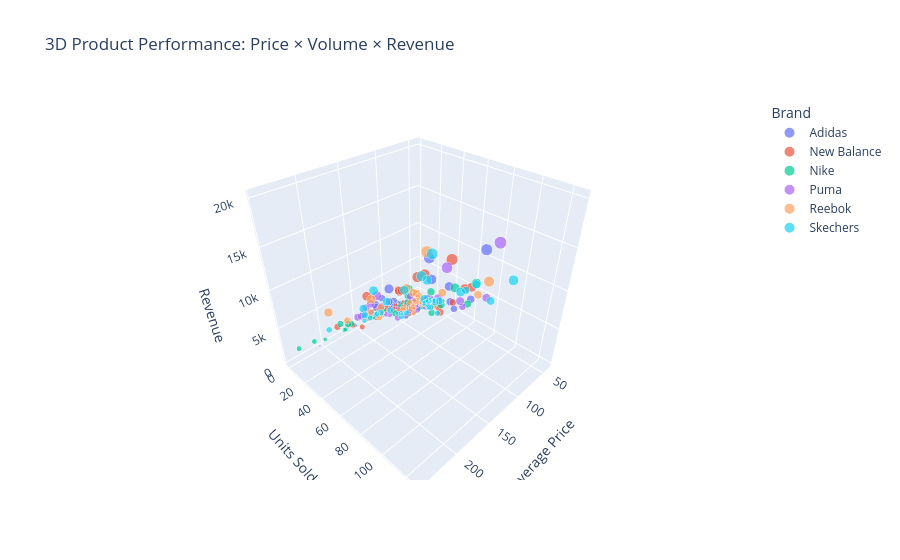

The code cell stored with this chart in its notebook:
### Code cell
product_perf = df.groupby(['Brand', 'Shoe_Type', 'Color']).agg({
    'Price_$': 'mean',
    'Units_Sold': 'sum',
    'Revenue_USD': 'sum'
}).reset_index()

fig = px.scatter_3d(product_perf, 
                     x='Price_$', 
                     y='Units_Sold', 
                     z='Revenue_USD',
                     color='Brand',
                     size='Revenue_USD',
                     hover_data=['Shoe_Type', 'Color'],
                     title='3D Product Performance: Price × Volume × Revenue',
                     labels={'Price_$': 'Avg Price', 
                            'Units_Sold': 'Total Units', 
                            'Revenue_USD': 'Total Revenue'})
fig.update_layout(scene=dict(
    xaxis_title='Average Price',
    yaxis_title='Units Sold',
    zaxis_title='Revenue'
))
fig.show()

### Figure 1 — Plotly figure (JSON) as saved in the notebook; plotly's stock layout.template omitted (floating-point values rounded to 4 significant figures)
{"data": [{"customdata": [["Boots", "Black"], ["Boots", "Blue"], ["Boots", "Green"], ["Boots", "Grey"], ["Boots", "Red"], ["Boots", "White"], ["Casual", "Black"], ["Casual", "Blue"], ["Casual", "Green"], ["Casual", "Grey"], ["Casual", "Red"], ["Casual", "White"], ["Formal", "Black"], ["Formal", "Blue"], ["Formal", "Green"], ["Formal", "Grey"], ["Formal", "Red"], ["Formal", "White"], ["Running", "Black"], ["Running", "Blue"], ["Running", "Green"], ["Running", "Grey"], ["Running", "Red"], ["Running", "White"], ["Sneakers", "Black"], ["Sneakers", "Blue"], ["Sneakers", "Green"], ["Sneakers", "Grey"], ["Sneakers", "Red"], ["Sneakers", "White"], ["Sports", "Black"], ["Sports", "Blue"], ["Sports", "Green"], ["Sports", "Grey"], ["Sports", "Red"], ["Sports", "White"]], "hovertemplate": "Brand=Adidas<br>Avg Price=%{x}<br>Total Units=%{y}<br>Total Revenue=%{marker.size}<br>Shoe_Type=%{customdata[0]}<br>Color=%{customdata[1]}<extra></extra>", "legendgroup": "Adidas", "marker": {"color": "#636efa", "size": [1466.0, 8764.0, 13580.0, 5116.0, 11240.0, 10020.0, 2169.0, 8021.0, 9397.0, 7726.0, 5933.0, 1500.0, 7728.0, 3976.0, 9441.0, 9256.0, 1197.0, 6956.0, 6682.0, 3567.0, 2948.0, 6627.0, 16260.0, 1741.0, 8659.0, 7987.0, 11960.0, 8561.0, 8530.0, 17980.0, 4897.0, 8199.0, 6637.0, 5319.0, 1281.0, 5718.0], "sizemode": "area", "sizeref": 50.32, "symbol": "circle"}, "mode": "markers", "name": "Adidas", "scene": "scene", "showlegend": true, "type": "scatter3d", "x": [58.87, 180.7, 157.3, 160.8, 128.2, 173.4, 166.9, 127.0, 166.4, 131.3, 124.0, 134.6, 159.0, 127.6, 138.9, 149.7, 41.3, 183.8, 128.4, 100.7, 94.39, 104.8, 164.3, 62.54, 119.5, 141.6, 179.9, 99.9, 176.5, 142.3, 137.0, 161.9, 147.7, 95.96, 106.7, 98.14], "y": [25, 50, 83, 29, 81, 61, 13, 63, 62, 53, 51, 10, 47, 42, 73, 63, 28, 38, 56, 32, 32, 74, 85, 26, 78, 55, 62, 85, 46, 112, 33, 51, 31, 48, 20, 55], "z": [1466.0, 8764.0, 13580.0, 5116.0, 11240.0, 10020.0, 2169.0, 8021.0, 9397.0, 7726.0, 5933.0, 1500.0, 7728.0, 3976.0, 9441.0, 9256.0, 1197.0, 6956.0, 6682.0, 3567.0, 2948.0, 6627.0, 16260.0, 1741.0, 8659.0, 7987.0, 11960.0, 8561.0, 8530.0, 17980.0, 4897.0, 8199.0, 6637.0, 5319.0, 1281.0, 5718.0]}, {"customdata": [["Boots", "Black"], ["Boots", "Blue"], ["Boots", "Green"], ["Boots", "Grey"], ["Boots", "Red"], ["Boots", "White"], ["Casual", "Black"], ["Casual", "Blue"], ["Casual", "Green"], ["Casual", "Grey"], ["Casual", "Red"], ["Casual", "White"], ["Formal", "Black"], ["Formal", "Blue"], ["Formal", "Green"], ["Formal", "Grey"], ["Formal", "Red"], ["Formal", "White"], ["Running", "Black"], ["Running", "Blue"], ["Running", "Green"], ["Running", "Grey"], ["Running", "Red"], ["Running", "White"], ["Sneakers", "Black"], ["Sneakers", "Blue"], ["Sneakers", "Green"], ["Sneakers", "Grey"], ["Sneakers", "Red"], ["Sneakers", "White"], ["Sports", "Black"], ["Sports", "Blue"], ["Sports", "Green"], ["Sports", "Grey"], ["Sports", "Red"], ["Sports", "White"]], "hovertemplate": "Brand=New Balance<br>Avg Price=%{x}<br>Total Units=%{y}<br>Total Revenue=%{marker.size}<br>Shoe_Type=%{customdata[0]}<br>Color=%{customdata[1]}<extra></extra>", "legendgroup": "New Balance", "marker": {"color": "#EF553B", "size": [8195.0, 17840.0, 3755.0, 11560.0, 7171.0, 5698.0, 8367.0, 7547.0, 458.4, 11010.0, 6888.0, 5065.0, 5817.0, 8164.0, 7608.0, 15120.0, 6663.0, 7245.0, 2930.0, 5105.0, 10470.0, 11730.0, 4128.0, 4468.0, 5061.0, 6632.0, 14240.0, 7140.0, 6231.0, 11180.0, 2618.0, 11800.0, 3574.0, 3967.0, 4132.0, 2044.0], "sizemode": "area", "sizeref": 50.32, "symbol": "circle"}, "mode": "markers", "name": "New Balance", "scene": "scene", "showlegend": true, "type": "scatter3d", "x": [174.9, 172.2, 119.8, 123.7, 125.3, 207.1, 138.4, 136.9, 102.0, 165.9, 99.8, 122.1, 127.9, 129.7, 165.8, 180.5, 166.0, 126.5, 102.4, 139.3, 158.9, 119.4, 185.4, 157.4, 132.7, 138.5, 162.9, 153.2, 135.9, 195.9, 97.36, 173.9, 89.71, 175.8, 182.2, 69.19], "y": [49, 105, 40, 91, 73, 28, 56, 55, 8, 61, 70, 36, 45, 74, 48, 86, 44, 54, 33, 37, 59, 94, 22, 31, 35, 49, 81, 52, 54, 53, 29, 67, 45, 29, 24, 25], "z": [8195.0, 17840.0, 3755.0, 11560.0, 7171.0, 5698.0, 8367.0, 7547.0, 458.4, 11010.0, 6888.0, 5065.0, 5817.0, 8164.0, 7608.0, 15120.0, 6663.0, 7245.0, 2930.0, 5105.0, 10470.0, 11730.0, 4128.0, 4468.0, 5061.0, 6632.0, 14240.0, 7140.0, 6231.0, 11180.0, 2618.0, 11800.0, 3574.0, 3967.0, 4132.0, 2044.0]}, {"customdata": [["Boots", "Black"], ["Boots", "Blue"], ["Boots", "Green"], ["Boots", "Grey"], ["Boots", "Red"], ["Boots", "White"], ["Casual", "Black"], ["Casual", "Blue"], ["Casual", "Green"], ["Casual", "Grey"], ["Casual", "Red"], ["Casual", "White"], ["Formal", "Black"], ["Formal", "Blue"], ["Formal", "Green"], ["Formal", "Grey"], ["Formal", "Red"], ["Formal", "White"], ["Running", "Black"], ["Running", "Blue"], ["Running", "Green"], ["Running", "Grey"], ["Running", "Red"], ["Running", "White"], ["Sneakers", "Black"], ["Sneakers", "Blue"], ["Sneakers", "Green"], ["Sneakers", "Grey"], ["Sneakers", "Red"], ["Sneakers", "White"], ["Sports", "Black"], ["Sports", "Blue"], ["Sports", "Green"], ["Sports", "Grey"], ["Sports", "Red"], ["Sports", "White"]], "hovertemplate": "Brand=Nike<br>Avg Price=%{x}<br>Total Units=%{y}<br>Total Revenue=%{marker.size}<br>Shoe_Type=%{customdata[0]}<br>Color=%{customdata[1]}<extra></extra>", "legendgroup": "Nike", "marker": {"color": "#00cc96", "size": [5963.0, 3220.0, 6361.0, 8217.0, 8602.0, 1617.0, 3808.0, 3444.0, 2733.0, 5373.0, 7016.0, 3939.0, 3206.0, 3642.0, 11850.0, 6356.0, 112.9, 3904.0, 3620.0, 8563.0, 5032.0, 5857.0, 6420.0, 499.3, 8956.0, 7921.0, 8536.0, 12950.0, 3164.0, 6386.0, 2289.0, 4065.0, 2750.0, 5243.0, 7491.0, 3670.0], "sizemode": "area", "sizeref": 50.32, "symbol": "circle"}, "mode": "markers", "name": "Nike", "scene": "scene", "showlegend": true, "type": "scatter3d", "x": [150.1, 152.9, 200.8, 104.8, 150.2, 73.08, 154.5, 70.59, 98.61, 191.2, 129.8, 85.25, 83.79, 103.0, 132.7, 124.7, 112.9, 116.7, 226.2, 163.5, 124.7, 203.0, 159.0, 154.1, 136.4, 122.5, 119.4, 125.7, 187.6, 120.8, 208.1, 85.57, 183.3, 128.6, 131.8, 244.7], "y": [46, 20, 35, 85, 59, 19, 25, 45, 30, 30, 59, 42, 42, 40, 88, 65, 1, 35, 16, 50, 44, 28, 40, 3, 51, 72, 61, 100, 18, 52, 11, 45, 15, 37, 47, 15], "z": [5963.0, 3220.0, 6361.0, 8217.0, 8602.0, 1617.0, 3808.0, 3444.0, 2733.0, 5373.0, 7016.0, 3939.0, 3206.0, 3642.0, 11850.0, 6356.0, 112.9, 3904.0, 3620.0, 8563.0, 5032.0, 5857.0, 6420.0, 499.3, 8956.0, 7921.0, 8536.0, 12950.0, 3164.0, 6386.0, 2289.0, 4065.0, 2750.0, 5243.0, 7491.0, 3670.0]}, {"customdata": [["Boots", "Black"], ["Boots", "Blue"], ["Boots", "Green"], ["Boots", "Grey"], ["Boots", "Red"], ["Boots", "White"], ["Casual", "Black"], ["Casual", "Blue"], ["Casual", "Green"], ["Casual", "Grey"], ["Casual", "Red"], ["Casual", "White"], ["Formal", "Black"], ["Formal", "Blue"], ["Formal", "Green"], ["Formal", "Grey"], ["Formal", "Red"], ["Formal", "White"], ["Running", "Black"], ["Running", "Blue"], ["Running", "Green"], ["Running", "Grey"], ["Running", "Red"], ["Running", "White"], ["Sneakers", "Black"], ["Sneakers", "Blue"], ["Sneakers", "Green"], ["Sneakers", "Grey"], ["Sneakers", "Red"], ["Sneakers", "White"], ["Sports", "Black"], ["Sports", "Blue"], ["Sports", "Green"], ["Sports", "Grey"], ["Sports", "Red"], ["Sports", "White"]], "hovertemplate": "Brand=Puma<br>Avg Price=%{x}<br>Total Units=%{y}<br>Total Revenue=%{marker.size}<br>Shoe_Type=%{customdata[0]}<br>Color=%{customdata[1]}<extra></extra>", "legendgroup": "Puma", "marker": {"color": "#ab63fa", "size": [9358.0, 9915.0, 7392.0, 6728.0, 3905.0, 3757.0, 20130.0, 1204.0, 8050.0, 815.2, 7930.0, 2892.0, 9526.0, 9794.0, 6925.0, 2133.0, 4374.0, 4753.0, 7630.0, 6932.0, 3225.0, 415.7, 8122.0, 4791.0, 8852.0, 7004.0, 4355.0, 11780.0, 7452.0, 3953.0, 8029.0, 16540.0, 484.7, 1232.0, 8370.0, 5000.0], "sizemode": "area", "sizeref": 50.32, "symbol": "circle"}, "mode": "markers", "name": "Puma", "scene": "scene", "showlegend": true, "type": "scatter3d", "x": [159.2, 153.6, 129.8, 185.7, 138.5, 102.9, 157.9, 100.2, 183.0, 102.2, 124.6, 134.3, 97.45, 123.5, 98.3, 136.8, 105.9, 106.8, 195.8, 121.4, 92.64, 207.8, 137.5, 125.5, 181.5, 149.3, 114.5, 193.8, 165.1, 141.2, 123.4, 168.4, 82.92, 72.62, 120.7, 145.2], "y": [72, 72, 48, 37, 32, 37, 126, 13, 41, 7, 61, 21, 96, 88, 78, 15, 40, 37, 42, 60, 28, 2, 67, 44, 45, 40, 37, 61, 43, 30, 67, 100, 7, 20, 68, 45], "z": [9358.0, 9915.0, 7392.0, 6728.0, 3905.0, 3757.0, 20130.0, 1204.0, 8050.0, 815.2, 7930.0, 2892.0, 9526.0, 9794.0, 6925.0, 2133.0, 4374.0, 4753.0, 7630.0, 6932.0, 3225.0, 415.7, 8122.0, 4791.0, 8852.0, 7004.0, 4355.0, 11780.0, 7452.0, 3953.0, 8029.0, 16540.0, 484.7, 1232.0, 8370.0, 5000.0]}, {"customdata": [["Boots", "Black"], ["Boots", "Blue"], ["Boots", "Grey"], ["Boots", "Red"], ["Boots", "White"], ["Casual", "Black"], ["Casual", "Blue"], ["Casual", "Green"], ["Casual", "Grey"], ["Casual", "Red"], ["Casual", "White"], ["Formal", "Black"], ["Formal", "Blue"], ["Formal", "Green"], ["Formal", "Grey"], ["Formal", "Red"], ["Formal", "White"], ["Running", "Black"], ["Running", "Blue"], ["Running", "Green"], ["Running", "Grey"], ["Running", "Red"], ["Running", "White"], ["Sneakers", "Black"], ["Sneakers", "Blue"], ["Sneakers", "Green"], ["Sneakers", "Grey"], ["Sneakers", "Red"], ["Sneakers", "White"], ["Sports", "Black"], ["Sports", "Blue"], ["Sports", "Green"], ["Sports", "Grey"], ["Sports", "Red"], ["Sports", "White"]], "hovertemplate": "Brand=Reebok<br>Avg Price=%{x}<br>Total Units=%{y}<br>Total Revenue=%{marker.size}<br>Shoe_Type=%{customdata[0]}<br>Color=%{customdata[1]}<extra></extra>", "legendgroup": "Reebok", "marker": {"color": "#FFA15A", "size": [3699.0, 9230.0, 7160.0, 6510.0, 11290.0, 4532.0, 1866.0, 18510.0, 14840.0, 5414.0, 5335.0, 8925.0, 4514.0, 6710.0, 1742.0, 8191.0, 10500.0, 8172.0, 4640.0, 7515.0, 4697.0, 521.6, 12120.0, 6558.0, 4474.0, 6937.0, 4761.0, 9581.0, 7492.0, 6263.0, 8377.0, 10060.0, 3212.0, 3522.0, 958.0], "sizemode": "area", "sizeref": 50.32, "symbol": "circle"}, "mode": "markers", "name": "Reebok", "scene": "scene", "showlegend": true, "type": "scatter3d", "x": [102.9, 119.5, 177.3, 169.8, 197.1, 126.8, 76.31, 186.1, 138.7, 130.9, 103.8, 92.29, 148.2, 114.7, 95.2, 150.9, 232.3, 138.6, 97.93, 167.0, 115.5, 86.93, 169.6, 199.1, 99.93, 174.2, 113.7, 143.3, 128.8, 118.8, 132.8, 149.0, 110.4, 158.9, 130.1], "y": [34, 71, 41, 42, 58, 38, 25, 96, 114, 42, 55, 87, 30, 57, 22, 63, 45, 59, 35, 44, 42, 6, 70, 33, 46, 47, 37, 62, 58, 53, 58, 63, 39, 22, 6], "z": [3699.0, 9230.0, 7160.0, 6510.0, 11290.0, 4532.0, 1866.0, 18510.0, 14840.0, 5414.0, 5335.0, 8925.0, 4514.0, 6710.0, 1742.0, 8191.0, 10500.0, 8172.0, 4640.0, 7515.0, 4697.0, 521.6, 12120.0, 6558.0, 4474.0, 6937.0, 4761.0, 9581.0, 7492.0, 6263.0, 8377.0, 10060.0, 3212.0, 3522.0, 958.0]}, {"customdata": [["Boots", "Black"], ["Boots", "Blue"], ["Boots", "Green"], ["Boots", "Grey"], ["Boots", "Red"], ["Boots", "White"], ["Casual", "Black"], ["Casual", "Blue"], ["Casual", "Green"], ["Casual", "Grey"], ["Casual", "Red"], ["Formal", "Black"], ["Formal", "Blue"], ["Formal", "Green"], ["Formal", "Grey"], ["Formal", "Red"], ["Formal", "White"], ["Running", "Black"], ["Running", "Blue"], ["Running", "Green"], ["Running", "Grey"], ["Running", "Red"], ["Running", "White"], ["Sneakers", "Black"], ["Sneakers", "Blue"], ["Sneakers", "Green"], ["Sneakers", "Grey"], ["Sneakers", "Red"], ["Sneakers", "White"], ["Sports", "Black"], ["Sports", "Blue"], ["Sports", "Green"], ["Sports", "Grey"], ["Sports", "Red"], ["Sports", "White"]], "hovertemplate": "Brand=Skechers<br>Avg Price=%{x}<br>Total Units=%{y}<br>Total Revenue=%{marker.size}<br>Shoe_Type=%{customdata[0]}<br>Color=%{customdata[1]}<extra></extra>", "legendgroup": "Skechers", "marker": {"color": "#19d3f3", "size": [7535.0, 6123.0, 5804.0, 17650.0, 5143.0, 11000.0, 9357.0, 3492.0, 1733.0, 8316.0, 8419.0, 4698.0, 11670.0, 15590.0, 3613.0, 8769.0, 3040.0, 8918.0, 4151.0, 8105.0, 12010.0, 10780.0, 10450.0, 4602.0, 13930.0, 3485.0, 4829.0, 4210.0, 6886.0, 12990.0, 4652.0, 9399.0, 4424.0, 5908.0, 7479.0], "sizemode": "area", "sizeref": 50.32, "symbol": "circle"}, "mode": "markers", "name": "Skechers", "scene": "scene", "showlegend": true, "type": "scatter3d", "x": [187.9, 151.4, 147.1, 174.7, 107.4, 161.5, 96.54, 126.5, 63.06, 88.65, 124.0, 156.0, 189.6, 182.1, 91.43, 139.7, 160.0, 192.7, 149.6, 125.1, 136.0, 156.1, 96.75, 89.03, 110.0, 123.8, 210.7, 125.2, 123.5, 154.5, 104.1, 172.5, 162.5, 159.9, 122.0], "y": [43, 42, 50, 93, 52, 63, 99, 33, 29, 75, 71, 30, 55, 90, 38, 69, 19, 46, 26, 68, 94, 77, 87, 47, 118, 34, 21, 41, 63, 78, 59, 54, 28, 38, 61], "z": [7535.0, 6123.0, 5804.0, 17650.0, 5143.0, 11000.0, 9357.0, 3492.0, 1733.0, 8316.0, 8419.0, 4698.0, 11670.0, 15590.0, 3613.0, 8769.0, 3040.0, 8918.0, 4151.0, 8105.0, 12010.0, 10780.0, 10450.0, 4602.0, 13930.0, 3485.0, 4829.0, 4210.0, 6886.0, 12990.0, 4652.0, 9399.0, 4424.0, 5908.0, 7479.0]}], "layout": {"legend": {"itemsizing": "constant", "title": {"text": "Brand"}, "tracegroupgap": 0}, "scene": {"domain": {"x": [0, 1], "y": [0, 1]}, "xaxis": {"title": {"text": "Average Price"}}, "yaxis": {"title": {"text": "Units Sold"}}, "zaxis": {"title": {"text": "Revenue"}}}, "title": {"text": "3D Product Performance: Price × Volume × Revenue"}}}
